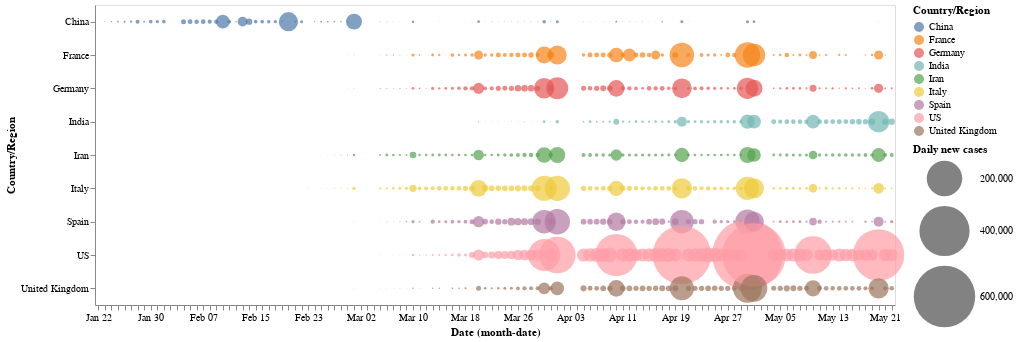

The code cell stored with this chart in its notebook:
### Markdown cell above
Let's create circle chart for the daily **New cases**

### Code cell
alt.Chart(selected_countries).mark_circle().encode(
    x='monthdate(Date):O',
    y='Country/Region',
    color='Country/Region',
    size=alt.Size('New cases:Q',
        scale=alt.Scale(range=[0, 5000]),
        legend=alt.Legend(title='Daily new cases')
    ) 
).properties(
    width=800,
    height=300
) # taking the selected_countries as given in the row.

### Figure 1 — Vega-Lite specification as saved in the notebook (floating-point values rounded to 4 significant figures; data arrays with more than 128 entries replaced by an {"elided": "..."} marker saying what was removed)
{"config": {"view": {"continuousWidth": 400, "continuousHeight": 300}}, "data": {"name": "data-a1d1d8988cda9a077bed1a902f90c001"}, "mark": "circle", "encoding": {"color": {"type": "nominal", "field": "Country/Region"}, "size": {"type": "quantitative", "field": "New cases", "legend": {"title": "Daily new cases"}, "scale": {"range": [0, 5000]}}, "x": {"type": "ordinal", "field": "Date", "timeUnit": "monthdate"}, "y": {"type": "nominal", "field": "Country/Region"}}, "height": 300, "width": 800, "$schema": "https://vega.github.io/schema/vega-lite/v4.8.1.json", "datasets": {"data-a1d1d8988cda9a077bed1a902f90c001": {"elided": "1098 records"}}}
